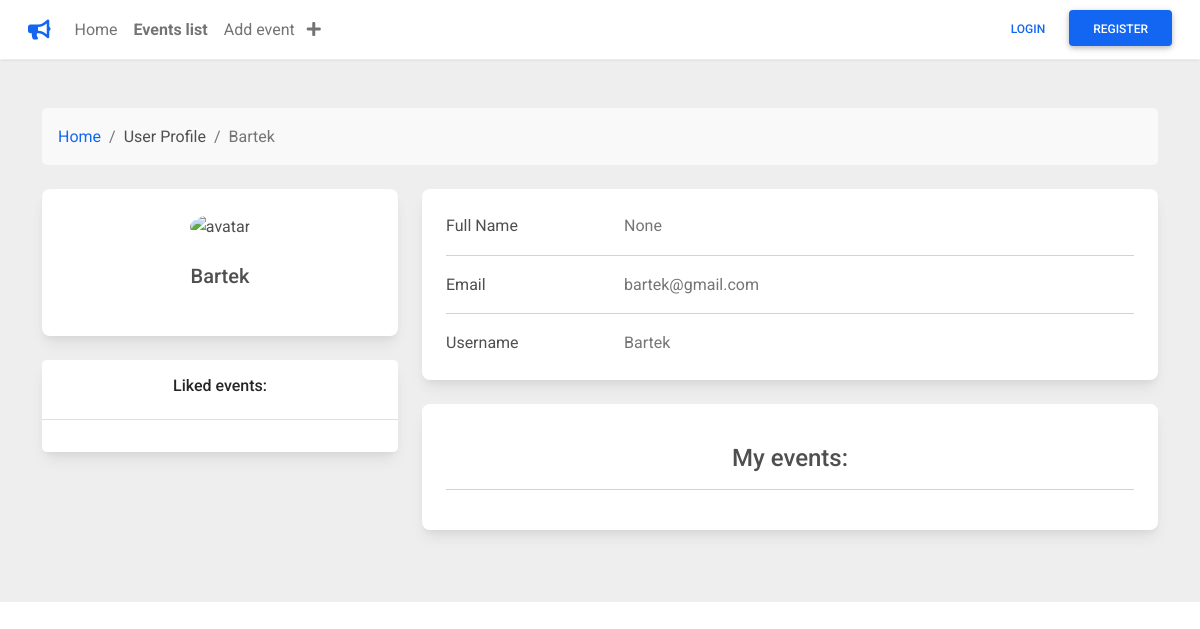
Page /profile/Bartek on the earlier database version.
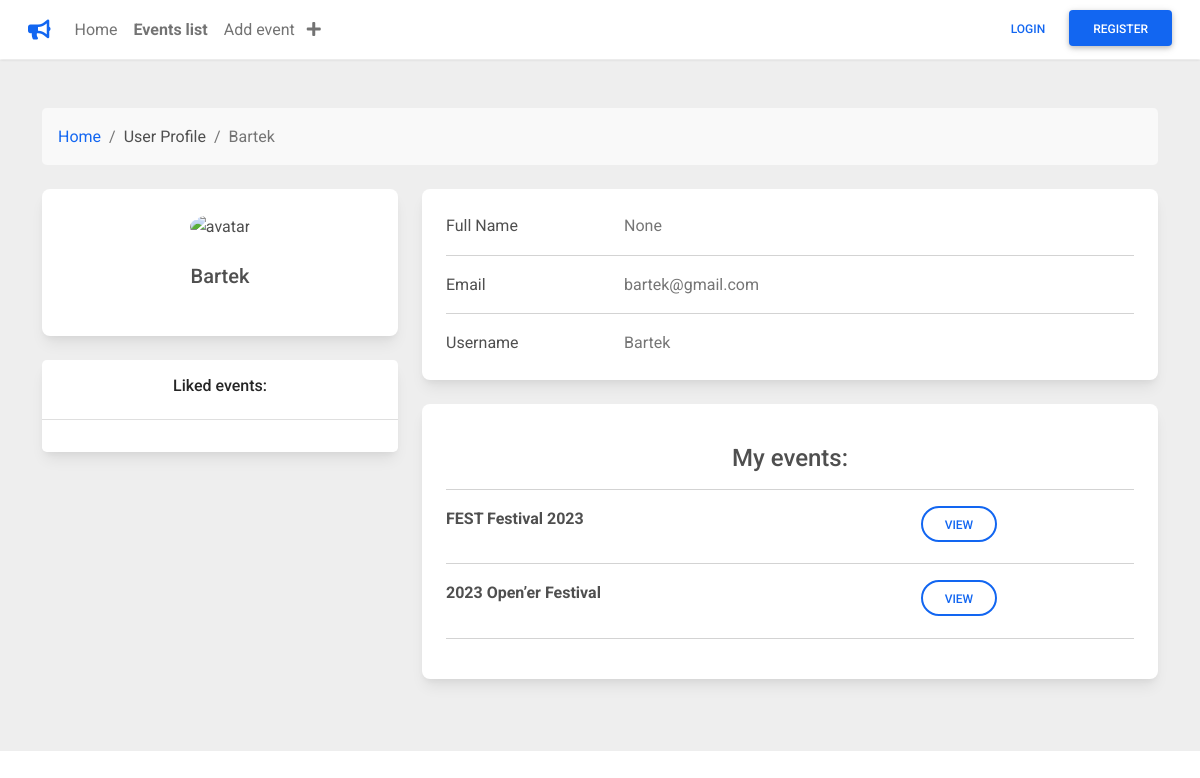
Same page on the later database version.
### program/models.py (models this page shows, shortened)
class User(db.Model, UserMixin):
    id = db.Column(db.Integer(), primary_key=True)
    username = db.Column(db.String(length=30), nullable=False, unique=True)
    email_address = db.Column(db.String(length=50), nullable=False, unique=True)
    password_hash = db.Column(db.String(length=60), nullable=False)
    isAdmin = db.Column(db.Boolean, default=False)
    profilePicture = db.Column(db.String(35), nullable=False, default='default.jpg')
    fullName = db.Column(db.String(length=50), nullable=True)
    my_events = db.relationship('Event', backref='owner_of_event', lazy=True)
    my_comments = db.relationship('Comment', backref='author_of_comment', lazy=True)
    @property
    def password(self):
        return self.password

class Event(db.Model):
    id = db.Column(db.Integer(), primary_key=True)
    event_name = db.Column(db.String(length=50), nullable=False, unique=True)
    description = db.Column(db.String(length=1500), nullable=False, unique=True)
    date_start = db.Column(db.Date, nullable=False)
    date_end = db.Column(db.Date, nullable=False)
    google_link = db.Column(db.String(length=1024), nullable=False, unique=False)
    photo_link = db.Column(db.String(length=1024), nullable=False, unique=False, default='default_photo.png')
    owner = db.Column(db.Integer(), db.ForeignKey('user.id'), nullable=False)

### program/routes.py (the view)
@app.route('/profile/<username>', methods=['GET', 'POST'])
def profile_page(username):
    this_user = User.query.filter_by(username=username).first_or_404()
    my_events = Event.query.filter_by(owner=this_user.id).all()
    formSetName = SetFullName()
    if formSetName.validate_on_submit():
        this_user.fullName = formSetName.full_name.data
        db.session.commit()
        flash(f"Your profile updated successfully!", category='success')
        return redirect(url_for('profile_page', username=current_user.username))
    if formSetName.errors != {}: #If there are not errors from the validations
        for err_msg in formSetName.errors.values():
            flash(f'There was an error with updating your profile: {err_msg}', category='danger')
    return render_template('profile_page.html' , my_events=my_events, this_user=this_user, formSetName=formSetName)

### program/templates/profile_page.html (shortened to what this page needs)
{% extends 'base.html' %}
{% block content %}
<section style="background-color: #eee;">
    <div class="container py-5">
      <div class="row">
        <div class="col">
          <nav aria-label="breadcrumb" class="bg-light rounded-3 p-3 mb-4">
            <ol class="breadcrumb mb-0">
              <li class="breadcrumb-item"><a href="{{ url_for('index') }}">Home</a></li>
              <li class="breadcrumb-item" aria-current="page">User Profile</li>
              <li class="breadcrumb-item active" aria-current="page">{{ this_user.username }}</li>
            </ol>
          </nav>
        </div>
      </div>
      <div class="row">
        <div class="col-lg-4">
          <div class="card mb-4">
            <div class="card-body text-center">
              <img src="https://mdbootstrap.com/img/Photos/Avatars/img%20({{ this_user.id }}).jpg" alt="avatar"
                class="rounded-circle img-fluid" style="width: 150px;">
              <h5 class="my-4">{{ request.view_args['username'] }}</h5>
            </div>
          </div>
          <div class="card mb-4 mb-lg-0">
            <div class="card-body p-0">
              <ul class="list-group list-group-flush rounded-3">
                <li class="list-group-item d-flex justify-content-between align-items-center p-3">
                  <p><h6 class="text-center">Liked events:</h6></p>
                </li>
                <li class="list-group-item d-flex justify-content-between align-items-center p-3">
                </li>
              </ul>
            </div>
          </div>
        </div>
        <div class="col-lg-8">
          <div class="card mb-4">
            <div class="card-body">
              <div class="row">
                <div class="col-sm-3">
                  <p class="mb-0">Full Name</p>
                </div>
                <div class="col-sm-9">
                  <p class="text-muted mb-0" >
                    {% if this_user.fullName == none and this_user.id == current_user.id %}
                      Not set
                    <i href="" class="fas fa-edit ripple" data-mdb-toggle="modal" data-mdb-target="#fullNameModal" style="color: #ff0000"></i>
                    {% else %}
                    <a  data-mdb-toggle="tooltip" title="You can set your name just once">{{ this_user.fullName }}</a>
                    {% endif %}
                  </p>
                </div>
              </div>
              <hr>
              <div class="row">
                <div class="col-sm-3">
                  <p class="mb-0">Email</p>
                </div>
                <div class="col-sm-9">
                  <p class="text-muted mb-0">{{ this_user.email_address }}</p>
                </div>
              </div>
              <hr>
              <div class="row">
                <div class="col-sm-3">
                  <p class="mb-0">Username</p>
                </div>
                <div class="col-sm-9">
                  <p class="text-muted mb-0">{{ this_user.username }}</p>
                </div>
              </div>
            </div>
          </div>
          <div class="row">
            <div class="col-lg-12">
              <div class="card mb-4">
                <div class="card-body">
                  <p><h4 class="text-center">My events:</h4></p>
                  <hr>
                  {% for event in my_events %}
                  <div class="row">
                    <div class="col-sm-8">
                      <p class="fw-bold">{{ event.event_name }}</p>
                    </div>
                    <div class="col-sm-2">
                      <a href="{{ url_for('event_page', event_id=event.id) }}">
                        <button type="button" class="btn btn-outline-primary btn-rounded" data-mdb-ripple-color="dark">View</button>
                      </a>
                    </div>
                  </div>
                  <hr>
                  {% endfor %}
                </div>
              </div>
          </div>
        </div>
      </div>
    </div>
  </section>
{% endblock %}

### program/templates/base.html (shortened to what this page needs)
<!DOCTYPE html>
<html lang="en">
<head>
  <link rel="stylesheet" href="https://use.fontawesome.com/releases/v5.15.2/css/all.css" />
  <link href="../static/mdb.min.css" rel="stylesheet" />
</head>
<body>
  <section class="" style="padding-bottom: 1px">
    <nav class="navbar navbar-expand-lg navbar-light bg-white shadow-2">
      <div class="container-fluid">
        <div class="d-flex">
          <a class="navbar-brand ms-3" draggable="false">
            <i class="fas fa-bullhorn text-primary" aria-controls="#picker-editor"></i>
          </a>
        </div>
        <div class="collapse navbar-collapse" id="navbarSupportedContent">
          <ul class="navbar-nav me-auto mb-2 ms-2 ps-1 ms-lg-0 ps-lg-0 mb-lg-0">
            <li class="nav-item">
              <a class="nav-link" href="{{ url_for('index') }}" aria-controls="#picker-editor"
                draggable="false">Home</a>
            </li>
            <li class="nav-item">
              <a class="nav-link" href="{{ url_for('events_list') }}" aria-controls="#picker-editor" draggable="false">
                <strong>Events list</strong>
              </a>
            </li>
            <li class="nav-item">
              <a class="nav-link" href="{{ url_for('add_event') }}" aria-controls="#picker-editor" draggable="false">
                Add event
                <i class="fas fa-plus ms-2"></i>
              </a>
            </li>
          </ul>
        </div>
        {% if current_user.is_authenticated %}
        <div class="d-flex align-items-center">
          <a href="{{ url_for('profile_page', username=current_user.username) }}">
            <button type="button" class="btn btn-link px-3 mb-1" aria-controls="#picker-editor">
              {{ current_user.username }}
              <img src="https://mdbootstrap.com/img/Photos/Avatars/img%20({{ current_user.id }}).jpg"
                class="rounded-circle mx-2" height="25" alt="Profile avatar" loading="lazy" />
            </button>
          </a>
          <a href="{{ url_for('logout_page') }}">
            <button type="button" class="btn btn-primary mb-1 me-lg-3" aria-controls="#picker-editor">
              Logout
              <i class="fas fa-sign-in-alt"></i>
            </button>
          </a>
        </div>
        {% else %}
        <div class="d-flex align-items-center">
          <a href="{{ url_for('login_page') }}">
            <button type="button" class="btn btn-link px-3 mb-1 me-2" aria-controls="#picker-editor">
              Login
            </button>
          </a>
          <a href="{{ url_for('register_page') }}">
            <button type="button" class="btn btn-primary mb-1 me-lg-3" aria-controls="#picker-editor">
              Register
            </button>
          </a>
        </div>
        {% endif %}
      </div>
    </nav>
  </section>
  <section>
    {% block content %}
    {% endblock %}
  </section>
</body>
</html>

Differences in the rows shown:
added Event: event_name "FEST Festival 2023"
added Event: event_name "2023 Open’er Festival"
